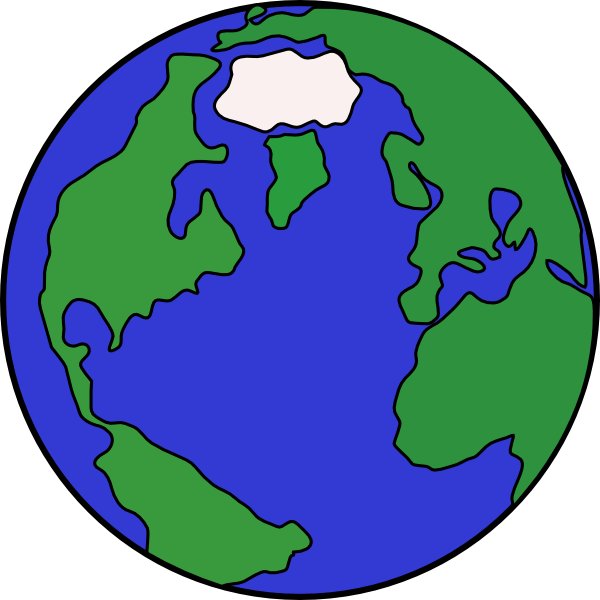
#> input picture slm1.png, 600 x 600 px
$ python 'gs algorithm  (1).py'
#> lines starting #> are read from the running program, lines starting #| are printed output that depends on the picture

import matplotlib.pyplot as plt
import numpy as np
from scipy import fftpack

#importing image
img = plt.imread('slm1.png')
#> img is the input picture: shape (600, 600, 4) float32; mean R, G, B, A 0.37, 0.502, 0.627, 0.785
plt.figure()
plt.imshow(img)

#normalization
def norm(a):
    a /= np.trapz(np.trapz(a))

img2=np.mean(img,2)
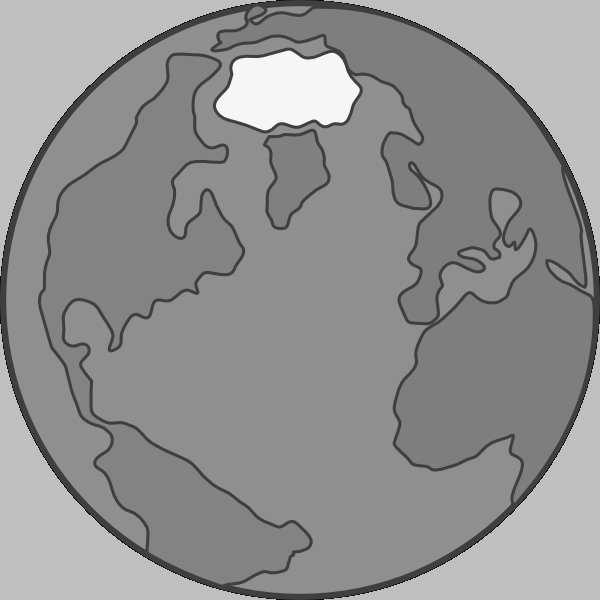
#> img2: shape (600, 600) float32; min 0.00098, max 0.966, mean 0.571
norm(img2)
plt.imshow(img2)

#calculating amplitude using Intensity and phi.
def int_phi_to_comp(I,phi):
    A=np.sqrt(I)*np.exp(1j*phi)
    return A

#calculating Intensity and phi from amplitude.
def comp_to_int_phi(A):
    I=np.abs(A)**2
    x1=np.imag(A)
    x2=np.real(A)
    phi=np.arctan2(x1,x2)

    assert (phi==np.angle(A)).all(), "Value of phi is incorrect"

    return I, phi

ar_shape = np.shape(img2)
#> ar_shape = (600, 600)

source_I=np.ones(ar_shape)
norm(source_I)
#> source_I: shape (600, 600) float64; every value is 2.79e-06
np.random.seed(1)
phi=np.random.rand(*ar_shape)

N=5
for _ in range(N):
    A = int_phi_to_comp(source_I, phi)
    fft_A = np.fft.fft2(A, norm='ortho')

    _, phi = comp_to_int_phi(fft_A)

    A = int_phi_to_comp(img2,phi)
    ifft_A= np.fft.ifft2(A, norm='ortho')

    _, phi = comp_to_int_phi(ifft_A)

plt.imshow(phi)

A = int_phi_to_comp(source_I, phi)
fft_A = np.fft.fft2(A, norm='ortho')

I_final, phi = comp_to_int_phi(fft_A)
plt.imshow(I_final)


t = np.linspace(-10, 10, 30)
bump = np.exp(-0.05*t**2)
bump /= np.trapz(bump)

kernel = bump[:, np.newaxis] * bump[np.newaxis, :]

print(np.shape(kernel))

# Padded fourier transform, with the same shape as the image
# We use :func:`scipy.signal.fftpack.fft2` to have a 2D FFT
kernel_ft = fftpack.fft2(kernel, shape=phi.shape[:2], axes=(0, 1))


# convolve
phi_ft = fftpack.fft2(phi, axes=(0, 1))
print(np.shape(phi_ft))
#| (600, 600)

print(np.shape(kernel_ft[:, :, np.newaxis]), np.shape(phi_ft))
#| (600, 600, 1) (600, 600)


# the 'newaxis' is to match to color direction
phi2_ft = kernel_ft * phi_ft

print(np.shape(phi2_ft))
#| (600, 600)

phi2 = fftpack.ifft2(phi2_ft, axes=(0, 1)).real

# clip values to range
phi2 = np.clip(phi2, 0, 1)
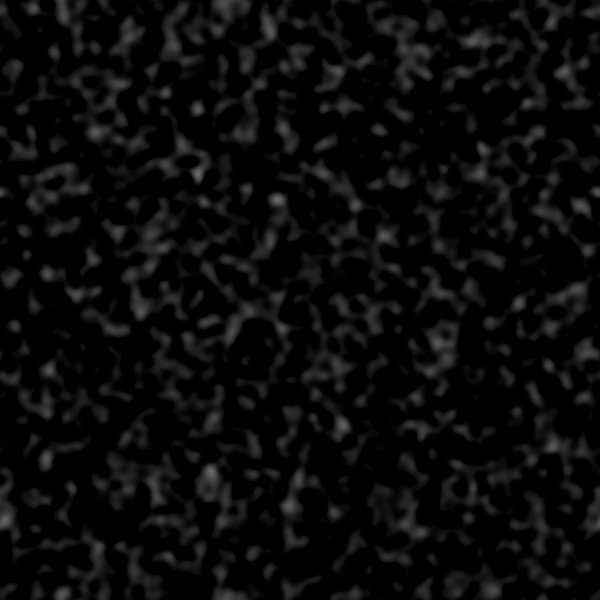
#> phi2: shape (600, 600) float64; min 0, max 0.421, mean 0.0443

from scipy import signal
# mode='same' is there to enforce the same output shape as input arrays
# (ie avoid border effects)
phi3 = signal.fftconvolve(phi, kernel, mode='same')
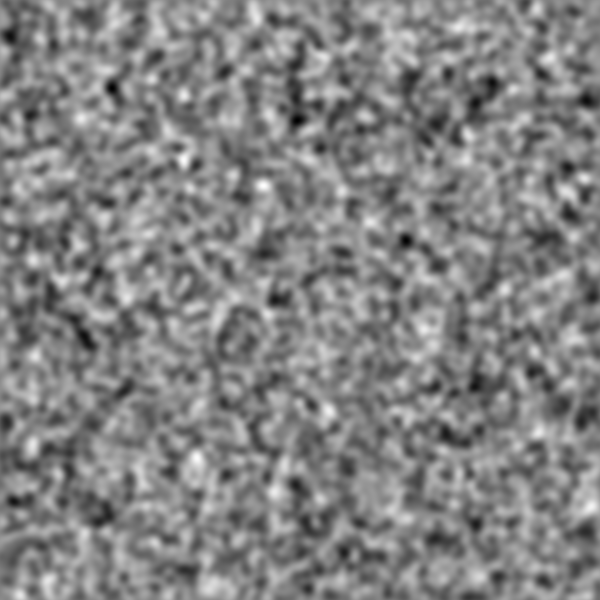
#> phi3: shape (600, 600) float64; min -0.447, max 0.421, mean -8.98e-05; drawn with min black and max white
plt.figure()
plt.imshow(phi3)

A = int_phi_to_comp(source_I, phi)
fft_A = np.fft.fft2(A, norm='ortho')

I_final, phi = comp_to_int_phi(fft_A)
#> in comp_to_int_phi (call 12), `I=np.abs(A)**2`:
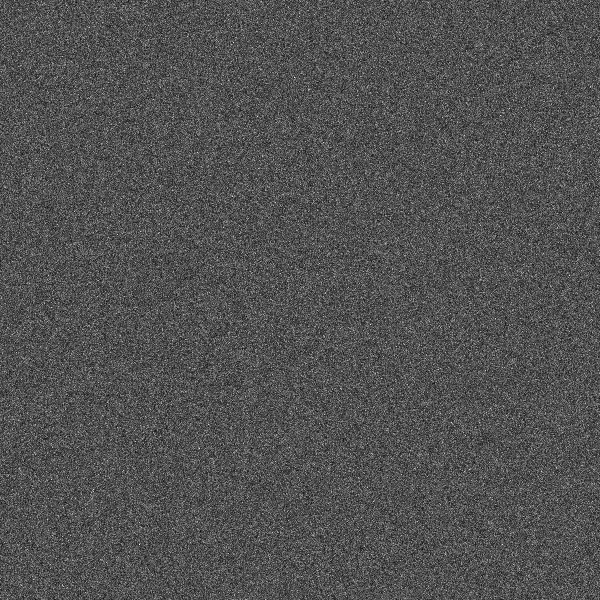
#> I: shape (600, 600) float64; min 1.91e-07, max 8.24e-06, mean 2.79e-06; drawn with min black and max white
#> in comp_to_int_phi (call 12), `x2=np.real(A)`:
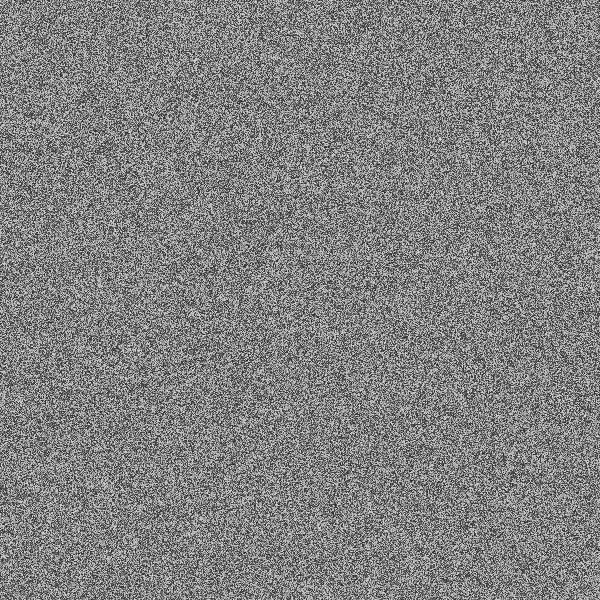
#> x2: shape (600, 600) float64; min -0.00258, max 0.00251, mean 2.49e-06; drawn with min black and max white
#> in comp_to_int_phi (call 12), `phi=np.arctan2(x1,x2)`:
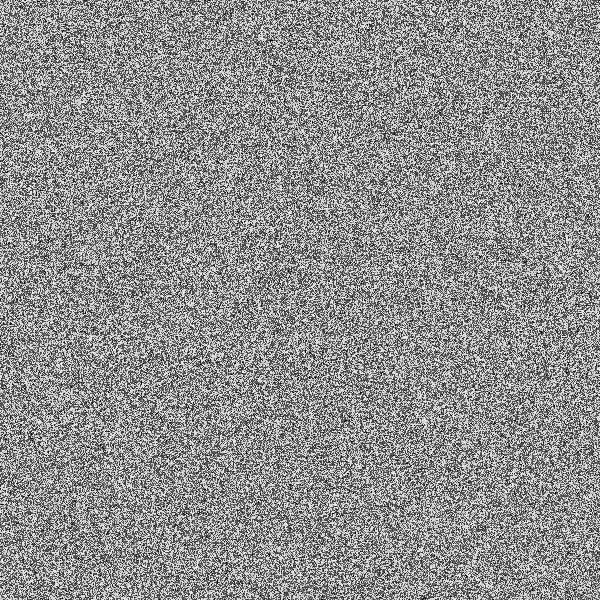
#> phi: shape (600, 600) float64; min -3.14, max 3.14, mean 0.384; drawn with min black and max white
plt.imshow(I_final)


np.save('gs algorithm 1',phi)
plt.show()
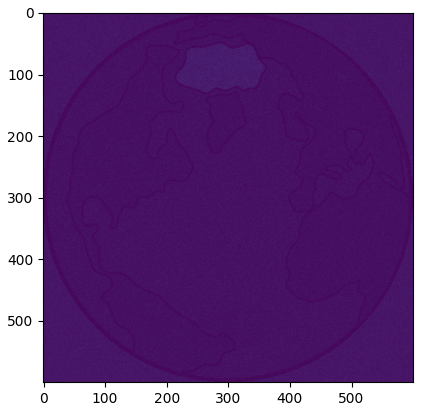
#> figure drawn by matplotlib, 1 panel
